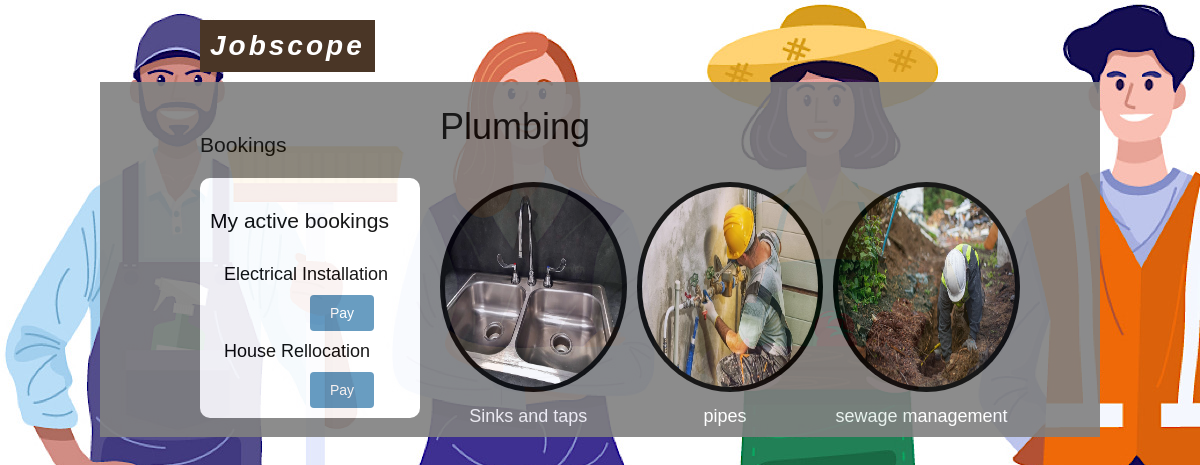
The page /service/Plumbing/ (signed in) on the database its author committed.
### booking/models.py (models this page shows, shortened)
class Booking(models.Model):
    name = models.ForeignKey(User, on_delete=models.CASCADE)
    service = models.ForeignKey(Service, on_delete=models.CASCADE)
    item = models.ForeignKey(Item, on_delete=models.CASCADE)
    description = models.TextField(blank=True)
    telephone=models.CharField(max_length=12, blank=False)
    email=models.EmailField(max_length=200)
    location=models.CharField(max_length=200)
    paid=models.BooleanField(default=False)
    updated = models.DateTimeField(auto_now=True)
    created = models.DateTimeField(auto_now_add=True)
    braintree_id = models.CharField(max_length=150, blank=True)
    class Meta:
        verbose_name = 'booking'
        verbose_name_plural = 'bookings'
    def get_absolute_url(self):
        return reverse('payment:process', args=[self.id])

### service/models.py (models this page shows, shortened)
class Service(models.Model):
    name = models.CharField(max_length=200, db_index=True)
    slug = models.SlugField(max_length=200, db_index=True)
    description = models.TextField(blank=True)
    category = models.ForeignKey(Category, related_name='service', on_delete=models.CASCADE)
    image = models.ImageField(upload_to='products/%Y/%m/%d', blank=True)
    created = models.DateTimeField(auto_now_add=True)
    updated = models.DateTimeField(auto_now=True)
    def __str__(self):
        return self.name
    def get_absolute_url(self):
        return reverse('jobscope:service_detail', args=[self.id, self.slug])

class Category(models.Model):
    name = models.CharField(max_length=200, db_index=True)
    slug = models.SlugField(max_length=200, unique=True)
    image = models.ImageField(upload_to='categories/%Y/%m/%d', blank=True)
    class Meta:
        verbose_name = 'category'
        verbose_name_plural = 'categories'

### service/views.py (the view)
# urls.py: path('<slug:category_slug>/', views.category_list, name='category_services'),
def category_list(request, category_slug):
    services = Service.objects.all()
    category = get_object_or_404(Category, slug=category_slug)
    services = services.filter(category=category)
    bookings = Booking.objects.all()
    username = request.user.username
    user = User.objects.get(username = username)
    booked_services = bookings.filter(name=user)
    return render(request, 'shop/product/services.html', {'category':category, 'services':services, 'booked_services':booked_services})

### service/templates/shop/product/services.html (shortened to what this page needs)
{% extends "shop/base.html" %}
{% load static %}
{% block content %}
<div id="sidebar">
	<h3>Bookings</h3>
  <div class="aboutdiv">
  <div class="booked">
  <h3>My active bookings</h3>
  {% for a in booked_services %}
  <ul>
	  <li class="each">{{ a.service }}</li>
	  <a href="{{ a.get_absolute_url }}"><input class="pay" type="submit" value="Pay"></a>
  </ul>
  {% endfor %}
  </div>
  </div>
 </div>
<div id="main" class="product-list">
	<h1>{{ category.name }}</h1>
  {% for s in services %}
  <div class="item">
      <img style="height:100px, weight:100px" src="{% if s.image %}{{ s.image.url }}{% else %}{% static "img/no_image.png" %}{% endif %}">
    <a href="{{ s.get_absolute_url }}">{{ s.name }}</a>
    <br>
  </div>
  {% endfor %}
</div>
{% endblock %}

### static/css/base.css (style rules this page uses)
body { margin: 0; font-family: 'Lato', sans-serif; bckground: #009FFF; bakground: linear-gradient(to right, #ec2F4B, #009FFF); }
body { margin:0; padding:0; font-family:helvetica, sans-serif; }
h1, h2, h3, h4, h5 , h6 { font-family: 'Ubuntu', sans-serif; font-weight:normal; }
a { text-decoration:none; color:#5993bb; }
a.button, input[type="submit"] { color:#fff; background:#5993bb; border-radius:4px; padding:10px 20px; font-size:14px; border:0; }
#sidebar { width:220px; padding:30px 20px 0 0; float:left; }
#sidebar ul { margin:0; padding:0; }
#sidebar ul li { margin:0; list-style:none; padding:10px 14px; }
#main { float:left; width: 96%; margin-right:-220px; overflow:hidden; }
.product-list .item { width:23%; padding:10px 20px 10px 0; float:left; text-align:center; line-height:1.2; }
.product-list .item img { width:100%; height:200px; margin-bottom:8px; border-radius: 50%; background-color:black; padding:5px; }
.product-list a { color:white; }
.booked { background-color: white; padding:10px; border-radius: 10px; }
.pay { margin-left: 100px; }

### rows shown on the page
Booking: service "Electrical Installation"
Booking: service "House Rellocation"
Category: name "Plumbing"
Service: image (picture), name "Sinks and taps"
Service: image (picture), name "pipes"
Service: image (picture), name "sewage management"
